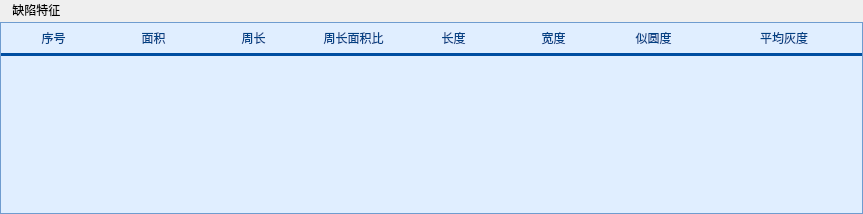
               <widget class="QWidget" name="widget_recognize_table" native="true">
                <property name="minimumSize">
                 <size>
                  <width>0</width>
                  <height>150</height>
                 </size>
                </property>
                <property name="maximumSize">
                 <size>
                  <width>16777215</width>
                  <height>250</height>
                 </size>
                </property>
                <layout class="QVBoxLayout" name="verticalLayout_22" stretch="0,1">
                 <property name="spacing">
                  <number>0</number>
                 </property>
                 <property name="leftMargin">
                  <number>0</number>
                 </property>
                 <property name="topMargin">
                  <number>0</number>
                 </property>
                 <property name="rightMargin">
                  <number>0</number>
                 </property>
                 <property name="bottomMargin">
                  <number>0</number>
                 </property>
                 <item>
                  <widget class="QWidget" name="widget_3" native="true">
                   <property name="minimumSize">
                    <size>
                     <width>0</width>
                     <height>22</height>
                    </size>
                   </property>
                   <property name="maximumSize">
                    <size>
                     <width>16777215</width>
                     <height>22</height>
                    </size>
                   </property>
                   <layout class="QHBoxLayout" name="horizontalLayout_23">
                    <property name="topMargin">
                     <number>0</number>
                    </property>
                    <property name="bottomMargin">
                     <number>2</number>
                    </property>
                    <item>
                     <widget class="QLabel" name="label_title_2">
                      <property name="text">
                       <string> 缺陷特征</string>
                      </property>
                     </widget>
                    </item>
                    <item>
                     <spacer name="horizontalSpacer_13">
                      <property name="orientation">
                       <enum>Qt::Horizontal</enum>
                      </property>
                      <property name="sizeHint" stdset="0">
                       <size>
                        <width>793</width>
                        <height>20</height>
                       </size>
                      </property>
                     </spacer>
                    </item>
                   </layout>
                  </widget>
                 </item>
                 <item>
                  <widget class="QTableWidget" name="tableWidget_recognize">
                   <property name="styleSheet">
                    <string notr="true">/**********表头**********/
QHeaderView{
        border: none;
        border-bottom: 3px solid rgb(0, 78, 161);
        background: transparent;
        min-height: 30px;
}
QHeaderView::section:horizontal {
        border: none;
        color: rgb(2, 65, 132);
        background: transparent;
        padding-left: 5px;
}
QHeaderView::section:horizontal:hover {
        color: white;
        background: rgb(0, 78, 161);
}
QHeaderView::section:horizontal:pressed {
        color: white;
        background: rgb(6, 94, 187);
}
QHeaderView::up-arrow {
        width: 13px;
        height: 11px;
        padding-right: 5px;
        image: url(:/White/topArrow);
        subcontrol-position: center right;
}
QHeaderView::up-arrow:hover, QHeaderView::up-arrow:pressed {
        image: url(:/White/topArrowHover);
}
QHeaderView::down-arrow {
        width: 13px;
        height: 11px;
        padding-right: 5px;
        image: url(:/White/bottomArrow);
        subcontrol-position: center right;
}
QHeaderView::down-arrow:hover, QHeaderView::down-arrow:pressed {
        image: url(:/White/bottomArrowHover);
}

/**********表格**********/
QTableView {
        border: 1px solid rgb(111, 156, 207);
        background: rgb(224, 238, 255);
        gridline-color: rgb(111, 156, 207);
}
QTableView::item {
        padding-left: 5px;
        padding-right: 5px;
        border: none;
        background: white;
		alternate-background-color: #f6f6f6;
		color:#000000;
        border-right: 1px solid rgb(111, 156, 207);
        border-bottom: 1px solid rgb(111, 156, 207);
}
QTableView::item:selected {
        background: rgba(150, 150, 150, 100);
}
QTableView::indicator {
        width: 20px;
        height: 20px;
}</string>
                   </property>
                   <property name="editTriggers">
                    <set>QAbstractItemView::NoEditTriggers</set>
                   </property>
                   <property name="alternatingRowColors">
                    <bool>true</bool>
                   </property>
                   <property name="selectionMode">
                    <enum>QAbstractItemView::SingleSelection</enum>
                   </property>
                   <property name="selectionBehavior">
                    <enum>QAbstractItemView::SelectRows</enum>
                   </property>
                   <attribute name="horizontalHeaderStretchLastSection">
                    <bool>true</bool>
                   </attribute>
                   <attribute name="verticalHeaderVisible">
                    <bool>false</bool>
                   </attribute>
                   <column>
                    <property name="text">
                     <string>序号</string>
                    </property>
                   </column>
                   <column>
                    <property name="text">
                     <string>面积</string>
                    </property>
                   </column>
                   <column>
                    <property name="text">
                     <string>周长</string>
                    </property>
                   </column>
                   <column>
                    <property name="text">
                     <string>周长面积比</string>
                    </property>
                   </column>
                   <column>
                    <property name="text">
                     <string>长度</string>
                    </property>
                   </column>
                   <column>
                    <property name="text">
                     <string>宽度</string>
                    </property>
                   </column>
                   <column>
                    <property name="text">
                     <string>似圆度</string>
                    </property>
                   </column>
                   <column>
                    <property name="text">
                     <string>平均灰度</string>
                    </property>
                   </column>
                  </widget>
                 </item>
                </layout>
               </widget>
